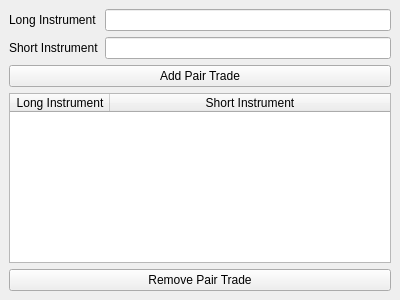
<?xml version="1.0" encoding="UTF-8"?>
<ui version="4.0">
 <class>PairTradingWidget</class>
 <widget class="QDockWidget" name="PairTradingWidget">
  <property name="geometry">
   <rect>
    <x>0</x>
    <y>0</y>
    <width>400</width>
    <height>300</height>
   </rect>
  </property>
  <property name="windowTitle">
   <string>Pair Trading</string>
  </property>
  <widget class="QWidget" name="dockWidgetContents">
   <layout class="QFormLayout" name="formLayout">
    <item row="0" column="0">
     <widget class="QLabel" name="instrument1_Label">
      <property name="text">
       <string>Long Instrument</string>
      </property>
     </widget>
    </item>
    <item row="0" column="1">
     <widget class="QLineEdit" name="instrument1_Line"/>
    </item>
    <item row="1" column="0">
     <widget class="QLabel" name="instruement2_Label">
      <property name="text">
       <string>Short Instrument</string>
      </property>
     </widget>
    </item>
    <item row="1" column="1">
     <widget class="QLineEdit" name="instrument2_Line"/>
    </item>
    <item row="2" column="0" colspan="2">
     <widget class="QPushButton" name="AddTrade_Button">
      <property name="text">
       <string>Add Pair Trade</string>
      </property>
     </widget>
    </item>
    <item row="3" column="0" colspan="2">
     <widget class="QTableWidget" name="tableWidget">
      <property name="layoutDirection">
       <enum>Qt::LeftToRight</enum>
      </property>
      <property name="autoScroll">
       <bool>true</bool>
      </property>
      <property name="tabKeyNavigation">
       <bool>true</bool>
      </property>
      <property name="dragDropOverwriteMode">
       <bool>true</bool>
      </property>
      <property name="selectionMode">
       <enum>QAbstractItemView::SingleSelection</enum>
      </property>
      <property name="selectionBehavior">
       <enum>QAbstractItemView::SelectRows</enum>
      </property>
      <attribute name="horizontalHeaderCascadingSectionResizes">
       <bool>false</bool>
      </attribute>
      <attribute name="horizontalHeaderHighlightSections">
       <bool>true</bool>
      </attribute>
      <attribute name="horizontalHeaderMinimumSectionSize">
       <number>26</number>
      </attribute>
      <attribute name="horizontalHeaderShowSortIndicator" stdset="0">
       <bool>false</bool>
      </attribute>
      <attribute name="horizontalHeaderStretchLastSection">
       <bool>true</bool>
      </attribute>
      <attribute name="verticalHeaderVisible">
       <bool>true</bool>
      </attribute>
      <attribute name="verticalHeaderHighlightSections">
       <bool>true</bool>
      </attribute>
      <column>
       <property name="text">
        <string>Long Instrument</string>
       </property>
      </column>
      <column>
       <property name="text">
        <string>Short Instrument</string>
       </property>
      </column>
     </widget>
    </item>
    <item row="4" column="0" colspan="2">
     <widget class="QPushButton" name="RemoveTrade_Button">
      <property name="text">
       <string>Remove Pair Trade</string>
      </property>
     </widget>
    </item>
   </layout>
  </widget>
 </widget>
 <resources/>
 <connections/>
</ui>
